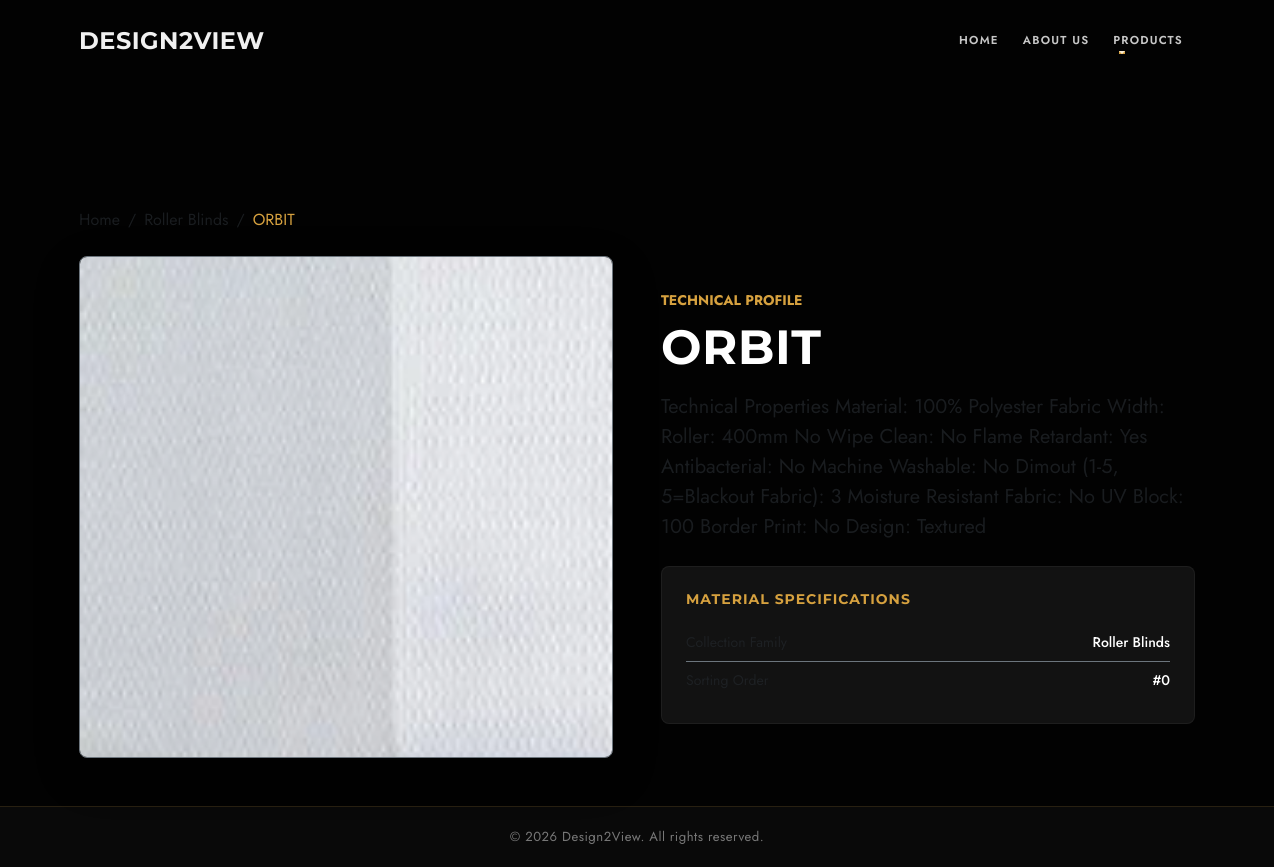
The app's page /category/roller-blinds/fabric/2/ with its own data.
### shop/models.py (models this page shows, shortened)
class NavItem(models.Model):
    title = models.CharField(max_length=50, help_text="e.g., About Us, Fabrics")
    url_name = models.CharField(max_length=100, default="#", help_text="Named URL pattern or target route hash")
    order = models.PositiveIntegerField(default=0, help_text="Controls sorting order position")
    is_premium_highlight = models.BooleanField(default=False)
    parent = models.ForeignKey(
        'self',
        null=True,
        blank=True,
        on_delete=models.CASCADE,
        related_name='children',
        help_text="Leave blank if this is a main, top-level menu item"
    )
    class Meta:
        ordering = ['order']

class Category(models.Model):
    name = models.CharField(max_length=100, unique=True)
    slug = models.SlugField(max_length=120, unique=True, blank=True)
    image = models.ImageField(upload_to='categories/', default='categories/default.webp')
    description = models.TextField(blank=True, null=True, help_text="Detailed description of this specific treatment.")
    highlight_1 = models.CharField(max_length=255, default="Custom built sizing explicitly engineered around your window configurations.", help_text="First bullet point highlight")
    highlight_2 = models.CharField(max_length=255, default="Premium luxury durability optimized for smooth everyday deployment tracking.", help_text="Second bullet point highlight")
    highlight_3 = models.CharField(max_length=255, default="Advanced protection safeguards blocking harmful UV fading exposure.", help_text="Third bullet point highlight")
    created_at = models.DateTimeField(auto_now_add=True)
    is_active = models.BooleanField(default=True, help_text="Uncheck this to hide the category from the website.")
    class Meta:
        verbose_name_plural = "Categories"

class FabricType(models.Model):
    category = models.ForeignKey(Category, on_delete=models.CASCADE, related_name='fabrics')
    name = models.CharField(max_length=100)
    image = models.ImageField(upload_to='fabrics/', default='fabrics/default.webp') # Primary cover thumbnail
    description = models.TextField()
    order = models.PositiveIntegerField(default=0, help_text="Controls sorting display order")
    class Meta:
        ordering = ['order']

### design2view/views.py (the view)
# urls.py: path('category/<slug:category_slug>/fabric/<int:fabric_id>/', views.fabric_detail, name='fabric_detail'),
def fabric_detail(request, category_slug, fabric_id):
    category = get_object_or_404(Category, slug=category_slug)
    fabric = get_object_or_404(FabricType, id=fabric_id, category=category)
    context = {
        'category': category,
        'fabric': fabric,
    }
    return render(request, 'fabric_detail.html', context)

### shop/context_processors.py (called while the page is built)
def global_navbar(request):
    return {
        'nav_items': NavItem.objects.filter(parent=None)
    }

### templates/fabric_detail.html (shortened to what this page needs)
{% extends 'base.html' %}
{% load static %}
{% block content %}
<div class="container-fluid text-white fabric-spec-wrapper" style="background-color: #020202; padding-top: 160px; min-height: 100vh;">
    <div class="container py-5">
        <nav aria-label="breadcrumb" class="mb-4">
            <ol class="breadcrumb">
                <li class="breadcrumb-item"><a href="{% url 'home' %}" class="text-decoration-none text-muted">Home</a></li>
                <li class="breadcrumb-item"><a href="{% url 'category_detail' slug=category.slug %}" class="text-decoration-none text-muted">{{ category.name }}</a></li>
                <li class="breadcrumb-item active text-primary" aria-current="page" style="color: var(--primary-color) !important;">{{ fabric.name }}</li>
            </ol>
        </nav>
        <div class="row g-5 align-items-center">
            <div class="col-12 col-md-6">
                <div class="rounded-3 overflow-hidden border border-secondary shadow-lg">
                    <img src="{{ fabric.image.url }}" alt="{{ fabric.name }}" class="w-100 object-fit-cover" style="max-height: 500px;">
                </div>
            </div>
            <div class="col-12 col-md-6">
                <span class="text-uppercase tracking-wider small fw-bold d-block mb-2" style="color: var(--primary-color);">Technical Profile</span>
                <h1 class="display-5 fw-bold text-white text-uppercase mb-3">{{ fabric.name }}</h1>
                <p class="text-muted fs-5 lh-base mb-4">
                    {{ fabric.description|default:"Premium collection textile engineered explicitly for luxury configurations." }}
                </p>
                <div class="p-4 rounded-3 text-white" style="background-color: #121212; border: 1px solid rgba(255,255,255,0.05);">
                    <h5 class="text-uppercase fw-bold mb-3 small" style="letter-spacing: 1px; color: var(--primary-color);">Material Specifications</h5>
                    <div class="d-flex justify-content-between border-bottom border-secondary py-2 small">
                        <span class="text-muted">Collection Family</span>
                        <span class="fw-medium">{{ category.name }}</span>
                    </div>
                    <div class="d-flex justify-content-between py-2 small">
                        <span class="text-muted">Sorting Order</span>
                        <span class="fw-medium">#{{ fabric.order }}</span>
                    </div>
                </div>
            </div>
        </div>
    </div>
</div>
{% endblock %}

### templates/navbar.html (shortened to what this page needs)
<nav class="navbar navbar-expand-xl navbar-dark position-absolute w-100 custom-navbar" style="top: 0; left: 0; z-index: 1050;">
    <div class="container">
        <a class="navbar-brand fw-bold text-primary fs-4" href="{% url 'home' %}" style="letter-spacing: 0.5px;">
            Design<span class="secondary-color">2</span>View
        </a>
        <div class="collapse navbar-collapse" id="mainD2VMenu">
            <ul class="navbar-nav ms-auto align-items-center">
                {% for item in nav_items %}
                    {% if not item.parent %}
                        {% if item.children.all %}
                            <li class="nav-item dropdown">
                                <a class="nav-link dropdown-toggle px-3 text-uppercase fw-semibold"
                                   href="#"
                                   id="navbarDropdown{{ item.id }}"
                                   role="button"
                                   data-bs-toggle="dropdown"
                                   aria-expanded="false">
                                    {{ item.title }}
                                </a>
                            </li>
                        {% else %}
                            <li class="nav-item">
                                <a class="nav-link px-3 text-uppercase {% if item.is_premium_highlight %}club-premium-link{% else %}fw-semibold{% endif %}"
                                   href="{% if '/' in item.url_name or '#' in item.url_name %}{{ item.url_name }}{% else %}{% url item.url_name %}{% endif %}">
                                    {{ item.title }}
                                </a>
                            </li>
                        {% endif %}
                    {% endif %}
                {% endfor %}
            </ul>
        </div>
    </div>
</nav>

### static/css/style.css (style rules this page uses)
:root { --primary-color: #d6a13f; --secondary-color: #f0f0f0; --text-color: #111; --text-light-nav: rgba(255, 255, 255, 0.78); --transition-smooth: 0.3s cubic-bezier(0.25, 1, 0.5, 1); }
* { padding: 0; margin: 0; box-sizing: border-box; }
body { font-family: "Jost", sans-serif; color: var(--text-color); background-color: #ffffff; }
a { text-decoration: none; color: inherit; }
.text-primary { color: var(--primary-color) !important; }
.secondary-color { color: var(--secondary-color) !important; }
h1, h2, h3, h4, h5, h6 { font-family: "Montserrat", sans-serif; text-transform: uppercase; color: var(--secondary-color); font-weight: 700; letter-spacing: 0.5px; }
h1 { font-size: 2.5rem; }
.custom-navbar { padding: 18px 0; transition: all 0.4s cubic-bezier(0.25, 1, 0.5, 1); }
.custom-navbar .navbar-brand { font-family: "Montserrat", sans-serif; font-size: 1.25rem; font-weight: 800; letter-spacing: 0.5px; text-transform: uppercase; color: var(--secondary-color) !important; }
.custom-navbar .navbar-brand span { color: var(--primary-color); }
.custom-navbar .navbar-nav .nav-link { color: var(--text-light-nav) !important; font-family: "Jost", sans-serif; font-size: 0.72rem; font-weight: 600; letter-spacing: 1.2px; position: relative; transition: color 0.3s ease; padding: 6px 12px !important; }
.custom-navbar .navbar-nav .nav-link::after { content: ''; position: absolute; width: 0; height: 1.5px; bottom: 2px; left: 12px; background-color: var(--primary-color); transition: width var(--transition-smooth); }
.custom-navbar .dropdown-toggle::after { vertical-align: middle; margin-left: 6px; border-top-colors: var(--text-light-nav); transition: transform 0.3s ease; }

### records on screen
NavItem: title "HOME"
NavItem: title "ABOUT US"
NavItem: title "PRODUCTS"
Category: name "Roller Blinds"
FabricType: name "ORBIT", image (picture), description "Technical Properties Material: 100% Polyester Fabric Width: Roller: 400mm No Wipe Clean: No Flame Retardant: Yes Antibacterial: No Machine Washable: No Dimout (1-5, 5=Blackout Fabric): 3 Moisture Resistant Fabric: No UV Block: 100 Border Print: No Design: Textured", order "0"
